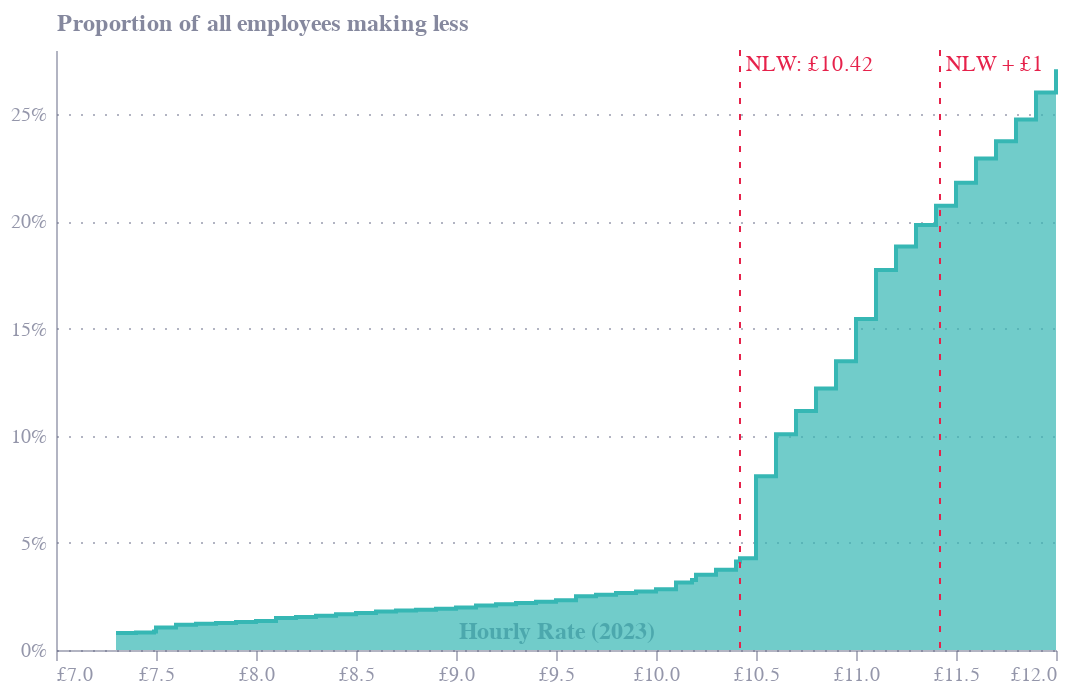

Here is the notebook cell this chart was saved with:
### Markdown cell above
## With £1 of MW

low pay estimates from the Annual Survey of Hours and Earnings (ASHE)
https://www.ons.gov.uk/employmentandlabourmarket/peopleinwork/earningsandworkinghours/datasets/distributionoflowpaidjobsby10pbands

### Code cell
df = pd.read_excel("10pbands2023.xls", sheet_name="2023 provisional", skiprows=4)
df = df.iloc[:97, :5]
df.columns = ['amount', '16-17', '18-20', '21-22', '23+']
df = df.melt(id_vars='amount', var_name='age', value_name='count')
df['count'] = pd.to_numeric(df['count'], errors='coerce')
df = df.dropna()
df = df.pivot_table(index='amount', columns='age', values='count').reset_index()
df['all'] = df['16-17'] + df['18-20'] + df['21-22'] + df['23+']
df = df[['amount', 'all']].dropna()

number_of_all_employees = df.iloc[-1]['all']
df = df.iloc[:-1]
df['all'] = df['all']/number_of_all_employees
df

base = alt.Chart(df).encode(
    x=alt.X('amount:Q', axis=alt.Axis(title='Hourly Rate (2023)', labelExpr="'£' + datum.label"),),
    y=alt.Y('all:Q', axis=alt.Axis(title='Proportion of all employees making less', format='%'), scale=alt.Scale())
)

bars = base.mark_area(interpolate='step-after', fill='#36B7B4', line={'color': '#36B7B4'},)

NLW_rule = alt.Chart(pd.DataFrame({'amount': [10.42], 'all': [0]})).mark_rule(
    strokeDash=[3, 5],
    color='#E6224B').encode(x='amount:Q')

NLW_text = alt.Chart(pd.DataFrame({'amount': [10.42], 'all': [0], 'label': ['NLW: £10.42']})).mark_text(
    align='left',
    dx=3,
    dy=7,
    baseline='middle',
    color='#E6224B',
).encode(
    x='amount:Q',
    y=alt.value(0.5),
    text='label',
)

upper_rule = alt.Chart(pd.DataFrame({'amount': [11.42], 'all': [0]})).mark_rule(
    strokeDash=[3, 5],
    color='#E6224B').encode(x='amount:Q')

upper_text = alt.Chart(pd.DataFrame({'amount': [11.42], 'all': [0], 'label': ['NLW + £1']})).mark_text(
    align='left',
    dx=3,
    dy=7,
    baseline='middle',
    color='#E6224B',
).encode(
    x='amount:Q',
    y=alt.value(0.5),
    text='label',
)

chart = bars + NLW_rule + NLW_text + upper_rule + upper_text

chart = chart.properties(
    width=500,
    height=300,
)

chart.save("fig3.png", scale_factor=3)
chart

### Figure 1 — Vega-Lite specification as saved in the notebook (floating-point values rounded to 4 significant figures)
{"config": {"font": "Circular Std", "mark": {"line": {"interpolate": "monotone"}}, "view": {"stroke": "transparent", "width": 400, "height": 300}, "range": {"category": ["#36B7B4", "#E6224B", "#F4C245", "#0063AF", "#00A767", "#179FDB", "#EB5C2E"], "diverging": ["#E6224B", "#E54753", "#C9C9C9", "#179FDB", "#122B39"], "heatmap": ["#C9C9C9", "#179FDB", "#0063AF", "#122B39"], "ordinal": ["#00A767", "#36B7B4", "#179FDB", "#0063AF", "#243B5A"]}, "axisX": {"domainColor": "#676A86", "domainOpacity": 0.5, "grid": false, "labelAngle": 0, "labelColor": "#676A86", "labelOpacity": 0.7, "orient": "bottom", "tickColor": "#676A86", "tickCount": 10, "tickOpacity": 0.5, "title": false, "titleAlign": "center", "titleAnchor": "middle", "titleColor": "#676A86", "titleFontSize": 12, "titleOpacity": 0.8, "titleY": -15}, "axisY": {"domainColor": "#676A86", "domainOpacity": 0.5, "gridColor": "#676A86", "gridDash": [1, 5], "gridOpacity": 0.5, "labelColor": "#676A86", "labelOpacity": 0.7, "labelPadding": 5, "tickColor": "#676A86", "tickCount": 8, "tickOpacity": 0.5, "ticks": false, "titleAlign": "left", "titleAngle": 0, "titleBaseline": "bottom", "titleColor": "#676A86", "titleFontSize": 12, "titleOpacity": 0.8, "titleX": 0, "titleY": -7}}, "layer": [{"data": {"name": "data-b7df7203d08ef596c5a0f9873baabd19"}, "mark": {"type": "area", "fill": "#36B7B4", "interpolate": "step-after", "line": {"color": "#36B7B4"}}, "encoding": {"x": {"axis": {"labelExpr": "'£' + datum.label", "title": "Hourly Rate (2023)"}, "field": "amount", "type": "quantitative"}, "y": {"axis": {"format": "%", "title": "Proportion of all employees making less"}, "field": "all", "scale": {}, "type": "quantitative"}}}, {"data": {"name": "data-85afcf3e0a1c070dc2174408c3f35838"}, "mark": {"type": "rule", "color": "#E6224B", "strokeDash": [3, 5]}, "encoding": {"x": {"field": "amount", "type": "quantitative"}}}, {"data": {"name": "data-0f487d76ae0ebe32562a313bd491add5"}, "mark": {"type": "text", "align": "left", "baseline": "middle", "color": "#E6224B", "dx": 3, "dy": 7}, "encoding": {"text": {"field": "label", "type": "nominal"}, "x": {"field": "amount", "type": "quantitative"}, "y": {"value": 0.5}}}, {"data": {"name": "data-ce116db8c1c61d4c1cb936d5bc314b7a"}, "mark": {"type": "rule", "color": "#E6224B", "strokeDash": [3, 5]}, "encoding": {"x": {"field": "amount", "type": "quantitative"}}}, {"data": {"name": "data-7dc00cdde40a358d31f093d8551f560b"}, "mark": {"type": "text", "align": "left", "baseline": "middle", "color": "#E6224B", "dx": 3, "dy": 7}, "encoding": {"text": {"field": "label", "type": "nominal"}, "x": {"field": "amount", "type": "quantitative"}, "y": {"value": 0.5}}}], "height": 300, "width": 500, "$schema": "https://vega.github.io/schema/vega-lite/v5.8.0.json", "datasets": {"data-b7df7203d08ef596c5a0f9873baabd19": [{"amount": 7.3, "all": 0.007878}, {"amount": 7.4, "all": 0.008118}, {"amount": 7.49, "all": 0.008666}, {"amount": 7.5, "all": 0.01055}, {"amount": 7.6, "all": 0.01182}, {"amount": 7.7, "all": 0.01219}, {"amount": 7.8, "all": 0.0126}, {"amount": 7.9, "all": 0.01302}, {"amount": 8.0, "all": 0.01356}, {"amount": 8.1, "all": 0.01493}, {"amount": 8.2, "all": 0.01534}, {"amount": 8.3, "all": 0.01603}, {"amount": 8.4, "all": 0.01665}, {"amount": 8.5, "all": 0.01726}, {"amount": 8.6, "all": 0.01798}, {"amount": 8.7, "all": 0.01846}, {"amount": 8.8, "all": 0.01884}, {"amount": 8.9, "all": 0.01921}, {"amount": 9.0, "all": 0.01983}, {"amount": 9.1, "all": 0.02076}, {"amount": 9.2, "all": 0.02141}, {"amount": 9.3, "all": 0.02196}, {"amount": 9.4, "all": 0.02257}, {"amount": 9.5, "all": 0.02322}, {"amount": 9.6, "all": 0.02514}, {"amount": 9.7, "all": 0.02583}, {"amount": 9.8, "all": 0.02661}, {"amount": 9.9, "all": 0.0273}, {"amount": 10, "all": 0.02833}, {"amount": 10.1, "all": 0.03148}, {"amount": 10.18, "all": 0.03271}, {"amount": 10.2, "all": 0.03511}, {"amount": 10.3, "all": 0.03747}, {"amount": 10.4, "all": 0.04131}, {"amount": 10.42, "all": 0.04281}, {"amount": 10.5, "all": 0.08104}, {"amount": 10.6, "all": 0.1007}, {"amount": 10.7, "all": 0.1115}, {"amount": 10.8, "all": 0.122}, {"amount": 10.9, "all": 0.1347}, {"amount": 11, "all": 0.1545}, {"amount": 11.1, "all": 0.1773}, {"amount": 11.2, "all": 0.1883}, {"amount": 11.3, "all": 0.1983}, {"amount": 11.4, "all": 0.2073}, {"amount": 11.5, "all": 0.218}, {"amount": 11.6, "all": 0.2294}, {"amount": 11.7, "all": 0.2375}, {"amount": 11.8, "all": 0.2475}, {"amount": 11.9, "all": 0.2602}, {"amount": 12, "all": 0.271}], "data-85afcf3e0a1c070dc2174408c3f35838": [{"amount": 10.42, "all": 0}], "data-0f487d76ae0ebe32562a313bd491add5": [{"amount": 10.42, "all": 0, "label": "NLW: £10.42"}], "data-ce116db8c1c61d4c1cb936d5bc314b7a": [{"amount": 11.42, "all": 0}], "data-7dc00cdde40a358d31f093d8551f560b": [{"amount": 11.42, "all": 0, "label": "NLW + £1"}]}}
